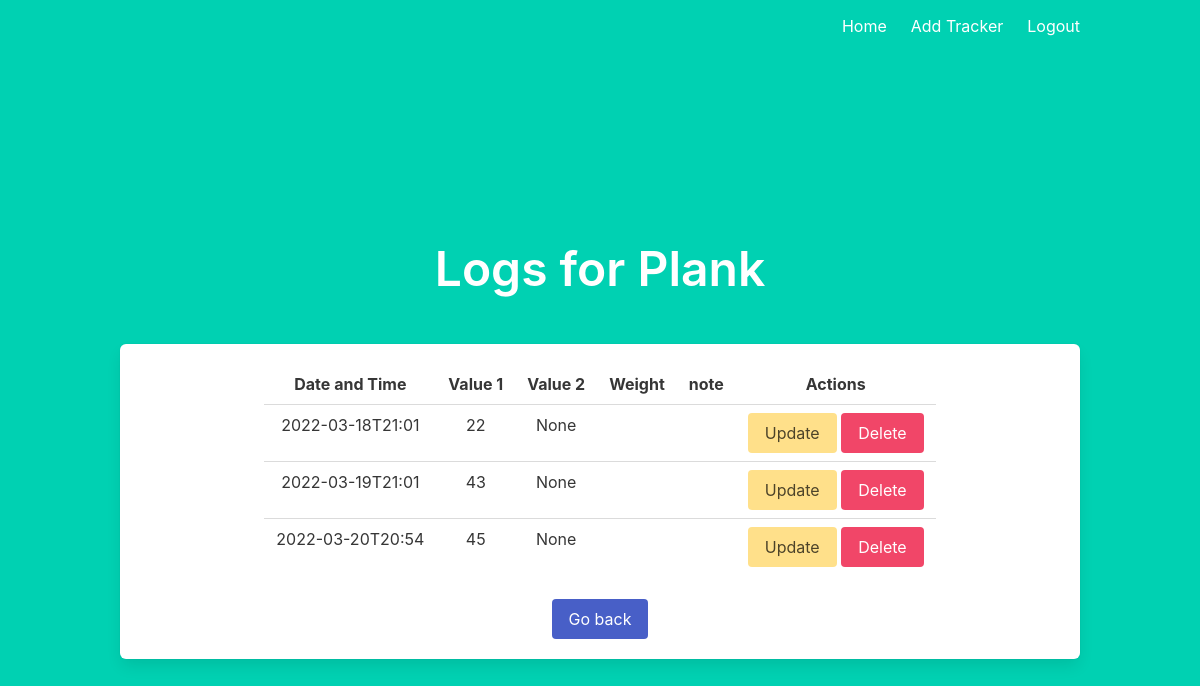
The app's page /view_log/11 (signed in) with its own data.
### main.py (models this page shows)
class tracker(db.Model):
    __tablename__ = 'tracker'
    id = db.Column(db.Integer, primary_key=True,
                   autoincrement=True, nullable=False)
    name = db.Column(db.String, nullable=False)
    option = db.Column(db.String, nullable=False)
    group = db.Column(db.String, nullable=False)
    description = db.Column(db.String)
    u_id = db.Column(db.String, db.ForeignKey(user.id), nullable=False)

class log(db.Model):
    __tablename__ = 'log'
    id = db.Column(db.Integer, primary_key=True,
                   autoincrement=True, nullable=False)
    t_id = db.Column(db.Integer, db.ForeignKey(tracker.id), nullable=False)
    timestamp = db.Column(db.String, nullable=False)
    value_1 = db.Column(db.Integer, nullable=False)
    value_2 = db.Column(db.Integer)
    weight = db.Column(db.Integer)
    note = db.Column(db.String)

### main.py (the view)
@app.route("/view_log/<int:tid>")
def view_log(tid):
    if 'user' not in session:
        return redirect(url_for('index'))
    if request.method == "GET":
        tname = tracker.query.filter_by(id=tid).first().name
        logs = db.session.execute(
            "select * from log where t_id = {tid} order by id desc".format(tid=tid))
        return render_template("view_log.html", logs=logs, tname=tname)

### templates/view_log.html
{% extends "layout.html" %} {% block body %}
<div class="section">
    <h1 class="title is-1">Logs for {{tname}}</h1>
  </div>
<div class="box">
    <table class="table" , style="margin-left: auto; margin-right: auto">
        <thread>
            <tr>
              <th>Date and Time</th>
              <th>Value 1</th>
              <th>Value 2</th>
              <th>Weight</th>
              <th>note</th>
              <th>Actions</th>
            </tr>
          </thread>
          {% for log in logs %}
          <tr>
              <td>{{log.timestamp}}</td>
              <td>{{log.value_1}}</td>
              <td>{{log.value_2}}</td>
              <td>{{log.weight}}</td>
              <td>{{log.note}}</td>
              <td><a class="button is-warning" href="/update_log/{{log.id}}"
                >Update</a
              >
              <a class="button is-danger" href="/delete_log/{{log.id}}"
                >Delete</a
              ></td>
          </tr>
          {% endfor %}
    </table><a href="/" class="button is-link">Go back</a>
</div>
{% endblock %}

### records on screen
tracker: name "Plank"
log: timestamp "2022-03-18T21:01", value_1 "22", value_2 "None"
log: timestamp "2022-03-19T21:01", value_1 "43", value_2 "None"
log: timestamp "2022-03-20T20:54", value_1 "45", value_2 "None"
